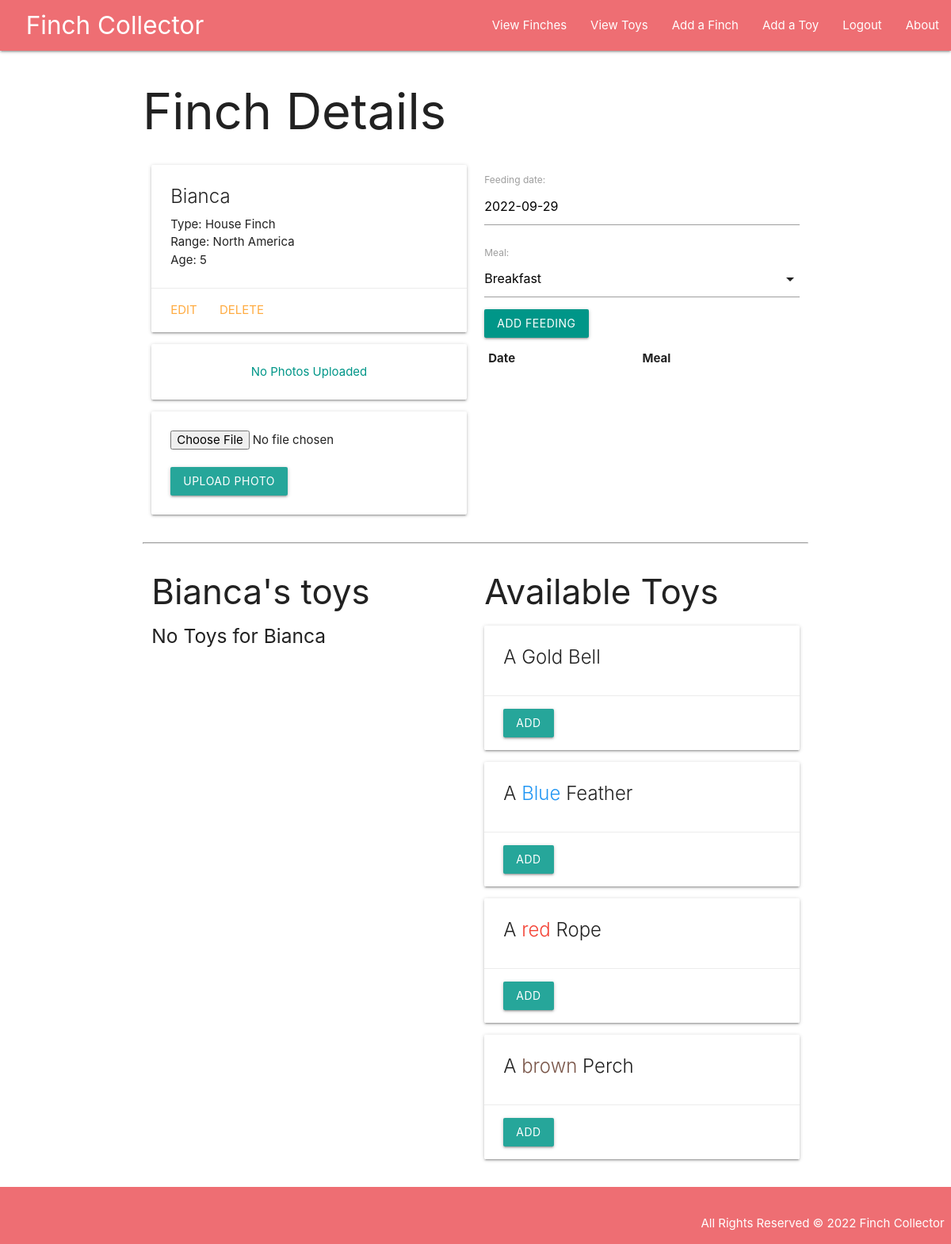
Screenshot of /finches/5/ (signed in) with the database file from the repository.
### main_app/models.py (models this page shows, shortened)
class Finch(models.Model):
  name = models.CharField(max_length=100)
  type = models.CharField(max_length=100)
  region = models.TextField(max_length=250)
  age = models.IntegerField()
  toys = models.ManyToManyField(Toy)
  user = models.ForeignKey(User, on_delete=models.CASCADE)

class Toy(models.Model):
  name = models.CharField(max_length=50)
  color = models.CharField(max_length=20)

### main_app/views.py (the view)
# urls.py: path('finches/<int:finch_id>/', views.finch_details, name='details'),
@login_required
def finch_details(request, finch_id):
  finch = Finch.objects.get(id=finch_id)
  feeding_form = FeedingForm()
  toys_finch_doesnt_have = Toy.objects.exclude(id__in = finch.toys.all().values_list('id'))
  return render(request, 'finches/detail.html',
  {
    'finch': finch,
    'page_name' : 'Details',
    'feeding_form' : feeding_form,
    'toys': toys_finch_doesnt_have,
  })

### main_app/forms.py
class FeedingForm(ModelForm):
  class Meta:
    model = Feeding
    fields = ('date', 'meal')

### main_app/templates/finches/detail.html (shortened to what this page needs)
{% extends 'base.html' %}
{% block content %}
<h1>Finch Details</h1>
<div class="row">
  <div class="col s6">
    <div class="card">
      <div class="card-content">
        <span class="card-title">{{ finch.name }}</span>
        <p>Type: {{ finch.type }}</p>
        <p>Range: {{ finch.region }}</p>
        <p>Age: {{ finch.age }}</p>
      </div>
      <div class="card-action">
        <a href="{% url 'finch_update' finch.id %}">Edit</a>
        <a href="{% url 'finch_delete' finch.id %}">Delete</a>
      </div>
    </div>
    {% for photo in finch.photo_set.all %}
    <img src="{{ photo.url }}" alt="" class="responsive-img card-panel">
    {% empty %}
    <div class="card-panel teal-text center-align">No Photos Uploaded</div>
    {% endfor %}
    <form
      action="{% url 'add_photo' finch.id %}"
      enctype= "multipart/form-data"
      method="post"
      class="card-panel">
      <input type="file" name="photo-file" />
      <br /> <br />
      <input type="submit" value="Upload Photo" class="btn">
    </form>
  </div>
  <div class="col s6">
    <form action="{% url 'add_feeding' finch.id%}" method="POST">
      {{ feeding_form.as_p }}
      <input class="btn teal"type="submit" value="Add Feeding">
    </form>
    <table class="striped">
      <thead>
        <tr>
          <th>Date</th>
          <th>Meal</th>
        </tr>
      </thead>
    </table>
  </div>
</div>
<hr>
<div class="row">
  <div class="col s6">
    <h3>{{ finch.name }}'s toys</h3>
    {% if finch.toys.count %}
    {% for toy in finch.toys.all %}
      <div class="card">
        <div class="card-content">
          <span class="card-title">
            A <span class="{{ toy.color.lower }}-text">{{ toy.color }}</span>
            {{ toy.name }}
          </span>
        </div>
      </div>
    {% endfor %}
    {% else %}
      <h5>No Toys for {{ finch.name }}</h5>
    {% endif %}
  </div>
  <div class="col s6">
    <h3>Available Toys</h3>
    {% if toys.count %}
    {% for toy in toys.all %}
    <div class="card">
      <div class="card-content">
        <span class="card-title">
          A <span class="{{ toy.color.lower }}-text">{{ toy.color }}</span>
          {{ toy.name }}
        </span>
      </div>
      <div class="card-action">
        <form action="{% url 'assoc_toy' finch.id toy.id %}" method="POST">
          <input class="btn" type="submit" value="Add">
        </form>
      </div>
    </div>
    {% endfor %}
    {% else %}
    <h5>{{ finch.name }} has all available toys</h5>
    {% endif %}
  </div>
</div>
{% endblock %}

### main_app/static/css/style.css (style rules this page uses)
body { display: flex; flex-direction: column; min-height: 100vh; }

### rows the page displays
Finch: name "Bianca", type "House Finch", region "North America", age "5"
Toy: color "Gold", name "Bell"
Toy: color "Blue", name "Feather"
Toy: color "red", name "Rope"
Toy: color "brown", name "Perch"
